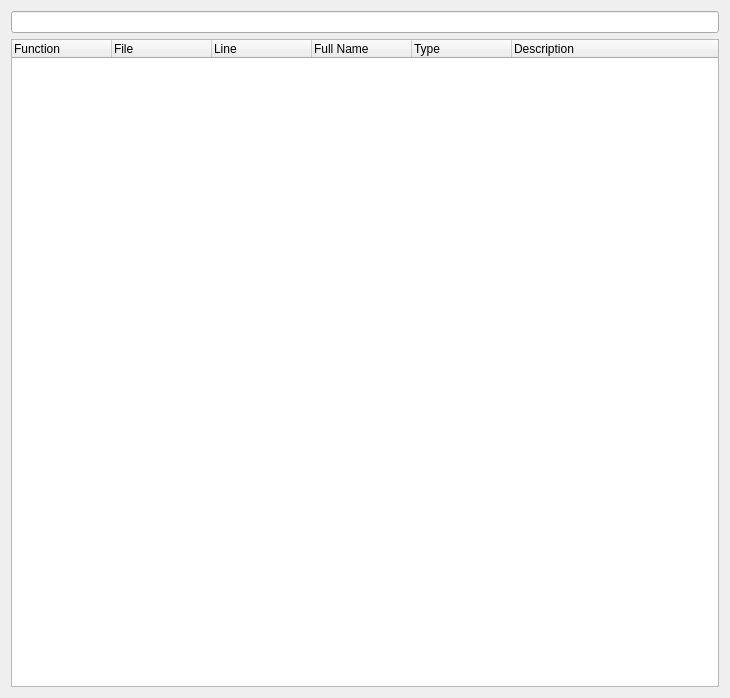
<?xml version="1.0" encoding="UTF-8"?>
<ui version="4.0">
 <class>SeerFunctionBrowserWidgetForm</class>
 <widget class="QWidget" name="SeerFunctionBrowserWidgetForm">
  <property name="geometry">
   <rect>
    <x>0</x>
    <y>0</y>
    <width>730</width>
    <height>698</height>
   </rect>
  </property>
  <property name="windowTitle">
   <string>Function Browser</string>
  </property>
  <layout class="QGridLayout" name="gridLayout">
   <item row="1" column="0" colspan="2">
    <widget class="QTreeWidget" name="functionTreeWidget">
     <property name="columnCount">
      <number>6</number>
     </property>
     <column>
      <property name="text">
       <string>Function</string>
      </property>
     </column>
     <column>
      <property name="text">
       <string>File</string>
      </property>
     </column>
     <column>
      <property name="text">
       <string>Line</string>
      </property>
     </column>
     <column>
      <property name="text">
       <string>Full Name</string>
      </property>
     </column>
     <column>
      <property name="text">
       <string>Type</string>
      </property>
     </column>
     <column>
      <property name="text">
       <string>Description</string>
      </property>
     </column>
    </widget>
   </item>
   <item row="0" column="0" colspan="2">
    <widget class="QLineEdit" name="functionSearchLineEdit">
     <property name="toolTip">
      <string>Search in the list of functions. &quot;*&quot; is allowed.</string>
     </property>
     <property name="statusTip">
      <string/>
     </property>
    </widget>
   </item>
  </layout>
 </widget>
 <resources/>
 <connections/>
</ui>
